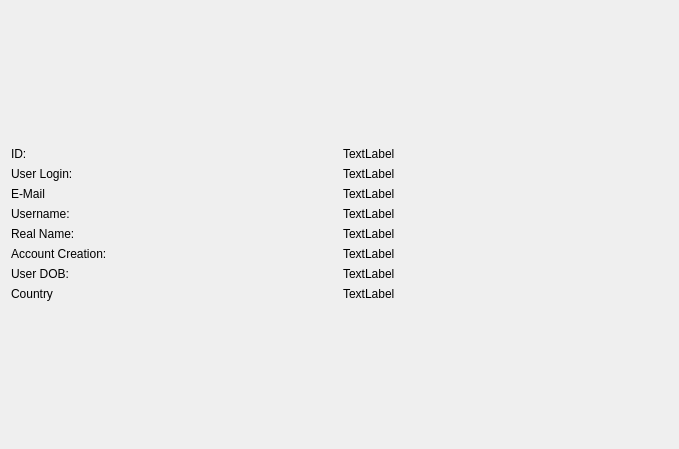
<?xml version="1.0" encoding="UTF-8"?>
<ui version="4.0">
 <class>viewuserdialog</class>
 <widget class="QDialog" name="viewuserdialog">
  <property name="geometry">
   <rect>
    <x>0</x>
    <y>0</y>
    <width>679</width>
    <height>449</height>
   </rect>
  </property>
  <property name="windowTitle">
   <string>Dialog</string>
  </property>
  <layout class="QVBoxLayout" name="verticalLayout_4">
   <item>
    <layout class="QHBoxLayout" name="horizontalLayout_2">
     <item>
      <layout class="QVBoxLayout" name="verticalLayout_3">
       <item>
        <widget class="QLabel" name="id_label">
         <property name="text">
          <string>ID:</string>
         </property>
        </widget>
       </item>
       <item>
        <widget class="QLabel" name="userlogin_label">
         <property name="text">
          <string>User Login:</string>
         </property>
        </widget>
       </item>
       <item>
        <widget class="QLabel" name="email_label">
         <property name="text">
          <string>E-Mail</string>
         </property>
        </widget>
       </item>
       <item>
        <widget class="QLabel" name="username_label">
         <property name="text">
          <string>Username:</string>
         </property>
        </widget>
       </item>
       <item>
        <widget class="QLabel" name="realname_label">
         <property name="text">
          <string>Real Name:</string>
         </property>
        </widget>
       </item>
       <item>
        <widget class="QLabel" name="accountcreation_label">
         <property name="text">
          <string>Account Creation:</string>
         </property>
        </widget>
       </item>
       <item>
        <widget class="QLabel" name="dob_label">
         <property name="text">
          <string>User DOB:</string>
         </property>
        </widget>
       </item>
       <item>
        <widget class="QLabel" name="country_label">
         <property name="text">
          <string>Country</string>
         </property>
        </widget>
       </item>
      </layout>
     </item>
     <item>
      <layout class="QVBoxLayout" name="verticalLayout">
       <item>
        <widget class="QLabel" name="id_value">
         <property name="text">
          <string>TextLabel</string>
         </property>
        </widget>
       </item>
       <item>
        <widget class="QLabel" name="userlogin_value">
         <property name="text">
          <string>TextLabel</string>
         </property>
        </widget>
       </item>
       <item>
        <widget class="QLabel" name="email_value">
         <property name="text">
          <string>TextLabel</string>
         </property>
        </widget>
       </item>
       <item>
        <widget class="QLabel" name="username_value">
         <property name="text">
          <string>TextLabel</string>
         </property>
        </widget>
       </item>
       <item>
        <widget class="QLabel" name="realname_value">
         <property name="text">
          <string>TextLabel</string>
         </property>
        </widget>
       </item>
       <item>
        <widget class="QLabel" name="accountcretion_value">
         <property name="text">
          <string>TextLabel</string>
         </property>
        </widget>
       </item>
       <item>
        <widget class="QLabel" name="dob_value">
         <property name="text">
          <string>TextLabel</string>
         </property>
        </widget>
       </item>
       <item>
        <widget class="QLabel" name="country_value">
         <property name="text">
          <string>TextLabel</string>
         </property>
        </widget>
       </item>
      </layout>
     </item>
     <item>
      <layout class="QVBoxLayout" name="verticalLayout_6"/>
     </item>
    </layout>
   </item>
  </layout>
 </widget>
 <resources/>
 <connections/>
</ui>
